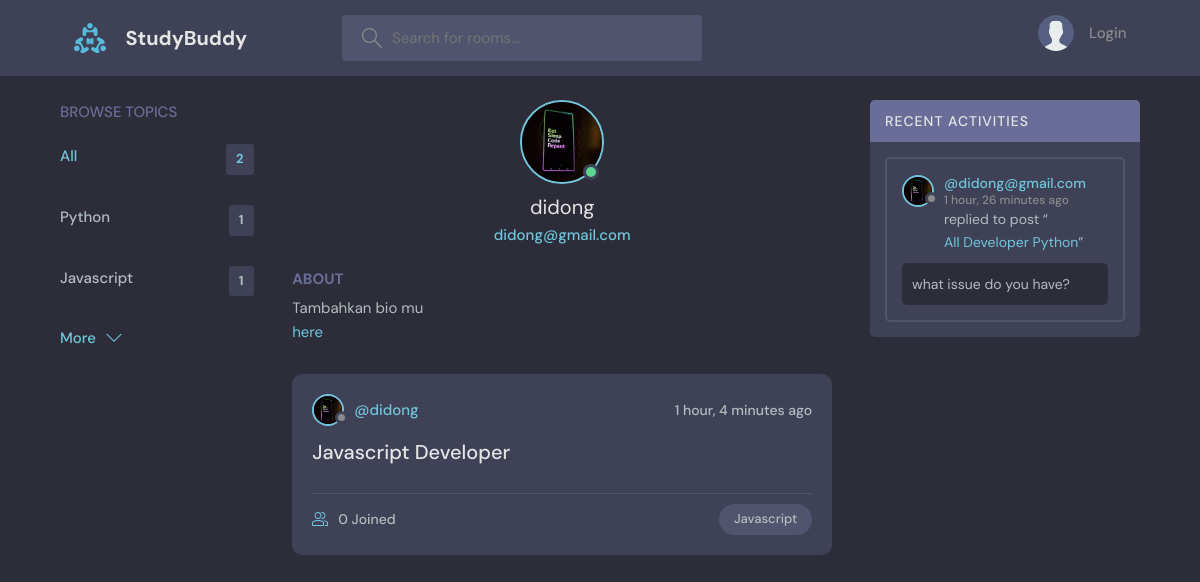
The app's page /profile/2/ with its own data.
### discord/models.py (models this page shows, shortened)
class Topic(models.Model):
    name = models.CharField(max_length=200)

class User(AbstractUser):
    name = models.CharField(max_length=200, null=True)
    email = models.EmailField(null=True, unique=True)
    bio = models.TextField(null=True, blank=True)
    avatar = models.ImageField(null=True, default='avatar.svg')
    USERNAME_FIELD = 'email'
    REQUIRED_FIELDS = []

class Room(models.Model):
    host = models.ForeignKey(User, on_delete=models.SET_NULL, null=True)
    topic = models.ForeignKey(Topic, on_delete=models.SET_NULL, null=True)
    name = models.CharField(max_length=200)
    description = models.TextField(blank=True)
    participants = models.ManyToManyField(User, related_name='participants', blank=True)
    created_at = models.DateTimeField(auto_now_add=True)
    updated_at = models.DateField(auto_now=True)
    class Meta:
        ordering = ['-updated_at', '-created_at']
    def __str__(self) -> str:
        return self.name

class Message(models.Model):
    user = models.ForeignKey(User, on_delete=models.CASCADE)
    room = models.ForeignKey(Room, on_delete=models.CASCADE)
    body = models.TextField(blank=True)
    created_at = models.DateTimeField(auto_now_add=True)
    updated_at = models.DateField(auto_now=True)
    class Meta:
        ordering = ['updated_at', 'created_at']

### discord/views.py (the view)
# urls.py: path('profile/<str:pk>/', profile, name='profile'),
def profile(request, pk):
    user = User.objects.get(id=pk)
    rooms = user.room_set.all()
    room_messages = user.message_set.all()
    topics = Topic.objects.all()
    context = {
        'user': user,
        'rooms': rooms,
        'room_messages': room_messages,
        'topics': topics,
    }
    return render(request, 'base/profile.html', context)

### discord/templates/base/profile.html (shortened to what this page needs)
{% extends 'main.html' %} {% block title %}{{ user.username }} | Studybuddy{% endblock %} {% block content %}
<main class="profile-page layout layout--3">
    <div class="container">
        {% include 'base/topics_component.html' %}
        <div class="roomList">
            <div class="profile">
                <div class="profile__avatar">
                    <div class="avatar avatar--large active">
                        <img src="{{ user.avatar.url }}" alt="avatar user">
                    </div>
                </div>
                <div class="profile__info">
                    <h3>{{ user.username }}</h3>
                    <p>{{ user.email }}</p>
                </div>
                <div class="profile__about">
                    <h3>About</h3>
                    {% if request.user.bio %}
                    <p>{{ request.user.bio }}</p>
                    {% else %}
                    <p>Tambahkan bio mu</p> <a href="{% url 'settings' %}">here</a> {% endif %}
                </div>
            </div>
            {% include 'base/feeds.html' %}
        </div>
        {% include 'base/activity.html' %}
    </div>
</main>
{% endblock content %}

### templates/main.html (shortened to what this page needs)
<!DOCTYPE html> {% load static %}
<html lang="en">
<head>
    <link rel="stylesheet" href="{% static 'css/main.css' %}" />
</head>
<body>
    {% include 'navbar.html' %}  {% block content %} {% endblock content %}
</body>
</html>

### templates/navbar.html (shortened to what this page needs)
{% load static %}
<header class="header header--loggedIn">
    <div class="container">
        <a href="{% url 'home' %}" class="header__logo">
            <img src="{% static 'images/logo.svg' %}" />
            <h1>StudyBuddy</h1>
        </a>
        <form class="header__search" method="GET" action="{% url 'home' %}">
            <label>
        <input type="text" name="q" placeholder="Search for rooms..." />
      </label>
        </form>
        <nav class="header__menu">
            {% if request.user.is_authenticated %}
            <div class="header__user">
                <a href="{% url 'profile' request.user.id %}">
                    <div class="avatar avatar--medium active">
                        <img src="{{ request.user.avatar.url }}" />
                    </div>
                    <p>{{ request.user.username }}<span>@{{ request.user.username }}</span></p>
                </a>
                <button class="dropdown-button">
                <svg version="1.1" xmlns="http://www.w3.org/2000/svg" width="32" height="32" viewBox="0 0 32 32">
                    <title>chevron-down</title>
                    <path d="M16 21l-13-13h-3l16 16 16-16h-3l-13 13z"></path>
                </svg>
                </button>
            </div>
            {% else %}
            <a href="{% url 'login' %}">
                <img src="{% static 'images/avatar.svg' %}" />
                <p>Login</p>
            </a>
            {% endif %}
    </nav>
  </div>
</header>

### discord/templates/base/topics_component.html
<div class="topics">
    <div class="topics__header">
        <h2>Browse Topics</h2>
    </div>
    <ul class="topics__list">
        <li>
            <a href="{% url 'home' %}" class="active">All <span>{{topics.count}}</span></a>
        </li>
        {% for topic in topics %}
        <li>
            <a href="{% url 'home' %}?q={{topic.name}}">{{topic.name}}<span>{{topic.room_set.all.count}}</span></a>
        </li>
        {% endfor %}
    </ul>
    <a class="btn btn--link" href="{% url 'topics' %}">
        More
        <svg version="1.1" xmlns="http://www.w3.org/2000/svg" width="32" height="32" viewBox="0 0 32 32">
            <title>chevron-down</title>
            <path d="M16 21l-13-13h-3l16 16 16-16h-3l-13 13z"></path>
        </svg>
    </a>
</div>

### discord/templates/base/feeds.html (shortened to what this page needs)
 {% for room in rooms %}
<div class="roomListRoom">
    <div class="roomListRoom__header">
        <a href="{% url 'profile' room.host.id %}" class="roomListRoom__author">
            <div class="avatar avatar--small">
                <img src="{{ room.host.avatar.url }}" />
            </div>
            <span>@{{ room.host.username }}</span>
        </a>
        <div class="roomListRoom__actions">
            <span>{{ room.created_at|timesince }} ago</span>
        </div>
    </div>
    <div class="roomListRoom__content">
        <a href="{% url 'room' room.id %}">{{ room.name }}</a>
    </div>
    <div class="roomListRoom__meta">
        <a href="{% url 'room' room.id %}" class="roomListRoom__joined">
     {{ room.participants.all.count }} Joined
        </a>
        <p class="roomListRoom__topic">
            {{ room.topic.name }}
        </p>
    </div>
</div>
{% endfor %}

### discord/templates/base/activity.html (shortened to what this page needs)
<div class="activities">
    <div class="activities__header">
        <h2>Recent Activities</h2>
    </div>
    {% for message in room_messages %}
    <div class="activities__box">
        <div class="activities__boxHeader roomListRoom__header">
            <a href="{% url 'profile' message.user.id %}" class="roomListRoom__author">
                <div class="avatar avatar--small">
                    <img src="{{ message.user.avatar.url }}" />
                </div>
                <p>
                    @{{ message.user }}
                    <span>{{ message.created_at|timesince }} ago</span>
                </p>
            </a>
        </div>
        <div class="activities__boxContent">
            <p>replied to post “<a href="{% url 'room' message.room.id %}">{{ message.room }}</a>”</p>
            <div class="activities__boxRoomContent">
                {{ message.body }}
            </div>
        </div>
    </div>
    {% endfor %}
</div>

### records on screen
Topic: name "Python", room_set.all.count "1"
Topic: name "Javascript", room_set.all.count "1"
User: avatar (picture), username "didong", email "didong@gmail.com"
Room: host.avatar (picture), host.username "didong", created_at "1 hour, 4 minutes", name "Javascript Developer", participants.all.count "0", topic.name "Javascript"
Message: user.avatar (picture), user "didong@gmail.com", created_at "1 hour, 26 minutes", room "All Developer Python", body "what issue do you have?"

### other values on screen
{{ topics.count }} "2"
